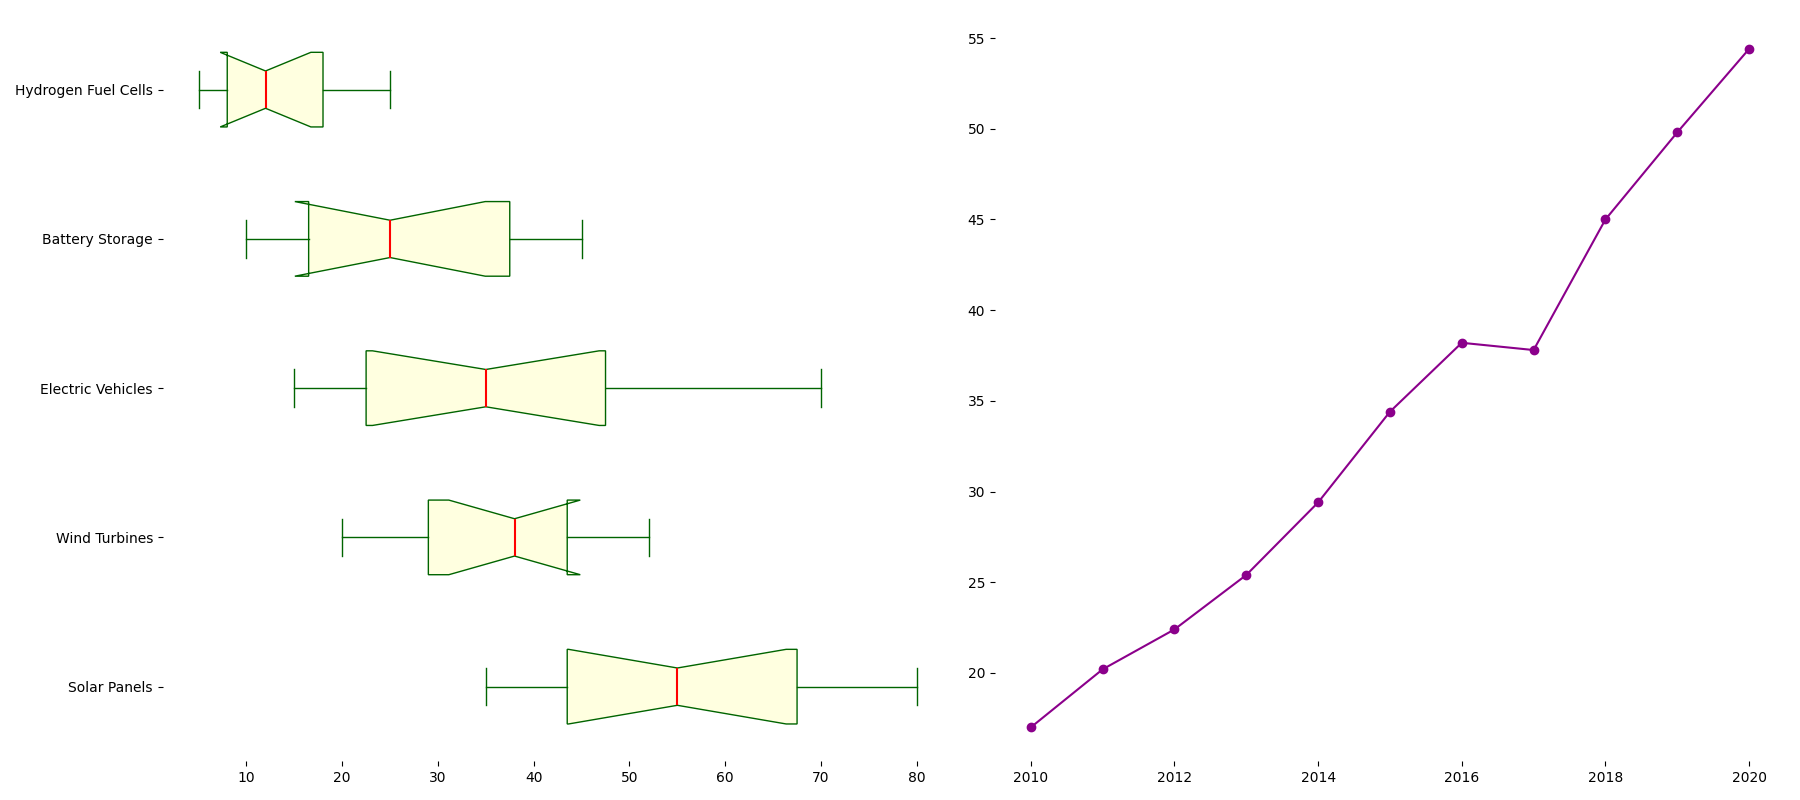

Write Python code to recreate this figure.
import matplotlib.pyplot as plt
import numpy as np

categories = ['Solar Panels', 'Wind Turbines', 'Electric Vehicles', 'Battery Storage', 'Hydrogen Fuel Cells']

solar_panels_sales = [35, 40, 42, 45, 50, 60, 65, 55, 70, 75, 80]
wind_turbines_sales = [20, 25, 28, 30, 35, 40, 42, 38, 45, 50, 52]
electric_vehicles_sales = [15, 18, 20, 25, 30, 35, 40, 45, 50, 60, 70]
battery_storage_sales = [10, 12, 15, 18, 22, 25, 30, 35, 40, 42, 45]
hydrogen_fuel_cells_sales = [5, 6, 7, 9, 10, 12, 14, 16, 20, 22, 25]

sales_data = [solar_panels_sales, wind_turbines_sales, electric_vehicles_sales,
              battery_storage_sales, hydrogen_fuel_cells_sales]

average_sales = np.mean(sales_data, axis=0)
years = list(range(2010, 2020 + 1))

fig, (ax1, ax2) = plt.subplots(1, 2, figsize=(18, 8))

new_colors = ['lightyellow', 'lightcyan', 'lightgray', 'lavender', 'lightsteelblue']

ax1.boxplot(sales_data, patch_artist=True, notch=True, vert=False,
            boxprops=dict(facecolor='lightyellow', color='darkgreen'),
            whiskerprops=dict(color='darkgreen'),
            capprops=dict(color='darkgreen'),
            medianprops=dict(color='red', linewidth=1.5))

for patch, color in zip(ax1.artists, new_colors):
    patch.set_facecolor(color)

ax1.set_yticklabels(categories)

for spine in ax1.spines.values():
    spine.set_visible(False)

ax2.plot(years, average_sales, marker='o', linestyle='-', color='darkmagenta')

for spine in ax2.spines.values():
    spine.set_visible(False)

plt.tight_layout()
plt.show()
